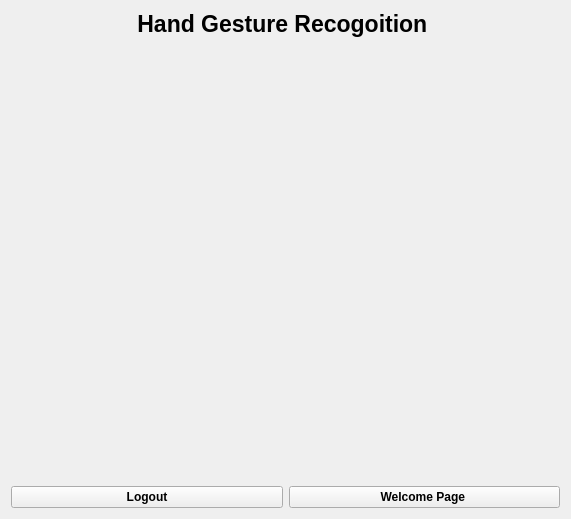
<?xml version="1.0" encoding="UTF-8"?>
<ui version="4.0">
 <class>Form</class>
 <widget class="QWidget" name="Form">
  <property name="geometry">
   <rect>
    <x>0</x>
    <y>0</y>
    <width>571</width>
    <height>519</height>
   </rect>
  </property>
  <property name="minimumSize">
   <size>
    <width>410</width>
    <height>85</height>
   </size>
  </property>
  <property name="windowTitle">
   <string>Form</string>
  </property>
  <layout class="QGridLayout" name="gridLayout">
   <item row="2" column="0">
    <widget class="QPushButton" name="Logout_btn">
     <property name="font">
      <font>
       <weight>75</weight>
       <bold>true</bold>
      </font>
     </property>
     <property name="text">
      <string>Logout</string>
     </property>
    </widget>
   </item>
   <item row="0" column="0" colspan="2">
    <widget class="QLabel" name="label">
     <property name="minimumSize">
      <size>
       <width>0</width>
       <height>0</height>
      </size>
     </property>
     <property name="font">
      <font>
       <pointsize>17</pointsize>
       <weight>75</weight>
       <bold>true</bold>
      </font>
     </property>
     <property name="text">
      <string>Hand Gesture Recogoition </string>
     </property>
     <property name="alignment">
      <set>Qt::AlignCenter</set>
     </property>
    </widget>
   </item>
   <item row="2" column="1">
    <widget class="QPushButton" name="Wlcome_page_Btn">
     <property name="font">
      <font>
       <weight>75</weight>
       <bold>true</bold>
      </font>
     </property>
     <property name="text">
      <string>Welcome Page </string>
     </property>
    </widget>
   </item>
   <item row="1" column="1">
    <spacer name="verticalSpacer">
     <property name="orientation">
      <enum>Qt::Vertical</enum>
     </property>
     <property name="sizeHint" stdset="0">
      <size>
       <width>20</width>
       <height>40</height>
      </size>
     </property>
    </spacer>
   </item>
  </layout>
 </widget>
 <resources/>
 <connections/>
</ui>
